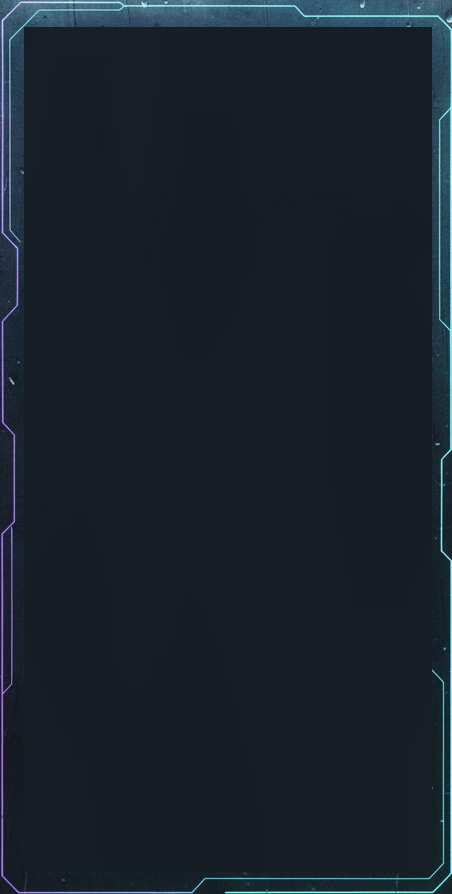
#> input picture UI/interface.jpg, 452 x 894 px, found by its file name
$ python jpg_to_raw_potok.py
#> lines starting #> are read from the running program, lines starting #| are printed output that depends on the picture
import cv2
import numpy as np

# НАСТРОЙКИ
INPUT_IMAGE  = "interface.jpg"
OUTPUT_RAW   = "interface.raw"

# Размер, который реально показывает дисплей
TARGET_WIDTH  = 172
TARGET_HEIGHT = 320

# Поворот исходной картинки ДО конвертации
#   0   — как есть (шаблон уже портретный 172×320)
#   90  — повернуть по часовой (из альбомного 320×172 сделать портретный)
#   270 — повернуть против часовой
#   180 — перевернуть
ROTATE_SOURCE = 90    # ← попробуй 90 или 270


def convert_image_to_raw(image_path, raw_path):
#> called with image_path = 'interface.jpg', raw_path = 'interface.raw'
    img = cv2.imread(image_path, cv2.IMREAD_COLOR)
#> img is the input picture: shape (894, 452, 3); mean B, G, R 43.8, 34.5, 25.7
    if img is None:
        print("Ошибка: не удалось открыть", image_path)
        return

    # Поворот исходника
    if ROTATE_SOURCE == 90:
        img = cv2.rotate(img, cv2.ROTATE_90_CLOCKWISE)
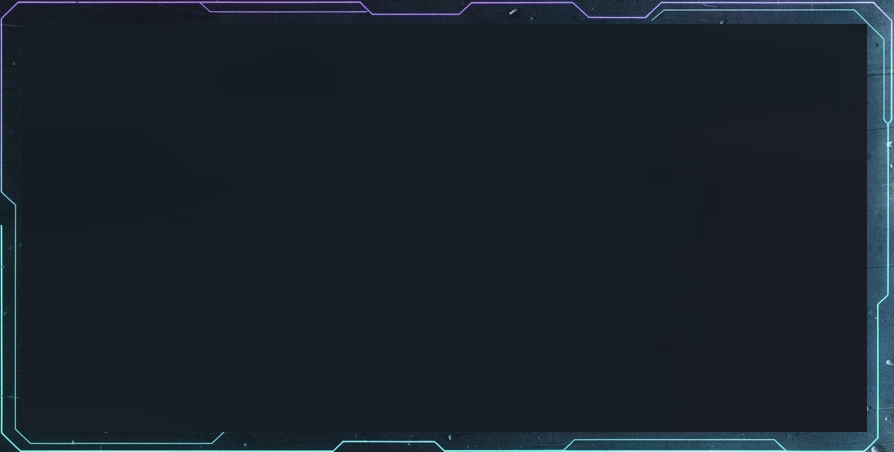
#> img: shape (452, 894, 3); mean B, G, R 43.8, 34.5, 25.7
    elif ROTATE_SOURCE == 270:
        img = cv2.rotate(img, cv2.ROTATE_90_COUNTERCLOCKWISE)
    elif ROTATE_SOURCE == 180:
        img = cv2.rotate(img, cv2.ROTATE_180)

    src_h, src_w = img.shape[:2]
#> src_h = 452; src_w = 894
    print(f"Размер после поворота: {src_w}x{src_h}")
#| Размер после поворота: 894x452

    # Приводим строго под дисплей
    resized = cv2.resize(img, (TARGET_WIDTH, TARGET_HEIGHT),
                         interpolation=cv2.INTER_AREA)
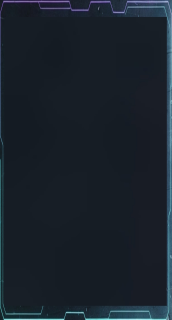
#> resized: shape (320, 172, 3); mean B, G, R 43.8, 34.5, 25.7

    # BGR -> RGB -> RGB565
    rgb = cv2.cvtColor(resized, cv2.COLOR_BGR2RGB)
    r = rgb[:, :, 0].astype(np.uint16)
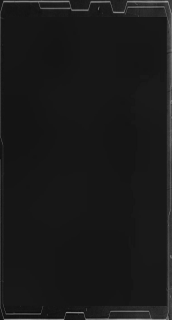
#> r: shape (320, 172) uint16; min 12, max 176, mean 25.7
    g = rgb[:, :, 1].astype(np.uint16)
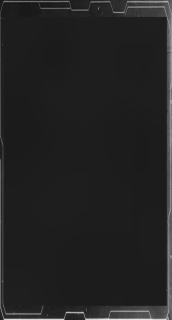
#> g: shape (320, 172) uint16; min 21, max 234, mean 34.5
    b = rgb[:, :, 2].astype(np.uint16)
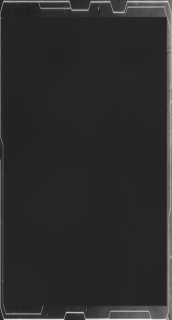
#> b: shape (320, 172) uint16; min 28, max 240, mean 43.8
    rgb565 = ((r & 0xF8) << 8) | ((g & 0xFC) << 3) | (b >> 3)

    hi = (rgb565 >> 8) & 0xFF
    lo = rgb565 & 0xFF
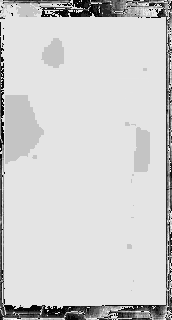
#> lo: shape (320, 172) uint16; min 4, max 253, mean 208.5

    raw_bytes = np.empty((TARGET_HEIGHT, TARGET_WIDTH, 2), dtype=np.uint8)
    raw_bytes[:, :, 0] = hi
    raw_bytes[:, :, 1] = lo

    with open(raw_path, "wb") as f:
        f.write(raw_bytes.tobytes())

    size = TARGET_WIDTH * TARGET_HEIGHT * 2
    print(f"Готово: {raw_path}, {size} байт")
    print(f"Ожидаемый размер в MicroPython: {172*320*2} байт")


if __name__ == "__main__":
    convert_image_to_raw(INPUT_IMAGE, OUTPUT_RAW)
